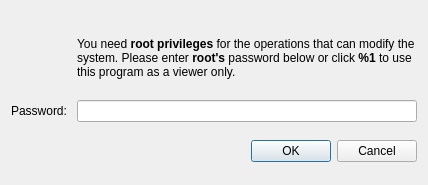
<?xml version="1.0" encoding="UTF-8"?>
<ui version="4.0">
 <class>RootDialog</class>
 <widget class="QDialog" name="RootDialog">
  <property name="geometry">
   <rect>
    <x>0</x>
    <y>0</y>
    <width>428</width>
    <height>185</height>
   </rect>
  </property>
  <property name="windowTitle">
   <string>QPacman</string>
  </property>
  <property name="windowIcon">
   <iconset resource="../QPacman/qpacman.qrc">
    <normaloff>:/pics/security-low.png</normaloff>:/pics/security-low.png</iconset>
  </property>
  <property name="modal">
   <bool>true</bool>
  </property>
  <layout class="QHBoxLayout" name="horizontalLayout">
   <item>
    <layout class="QVBoxLayout" name="verticalLayout">
     <item>
      <layout class="QGridLayout" name="gridLayout">
       <item row="0" column="0">
        <widget class="QLabel" name="label">
         <property name="sizePolicy">
          <sizepolicy hsizetype="Fixed" vsizetype="Fixed">
           <horstretch>0</horstretch>
           <verstretch>0</verstretch>
          </sizepolicy>
         </property>
         <property name="maximumSize">
          <size>
           <width>71</width>
           <height>71</height>
          </size>
         </property>
         <property name="text">
          <string/>
         </property>
         <property name="pixmap">
          <pixmap resource="../QPacman/qpacman.qrc">:/pics/dialog-password.png</pixmap>
         </property>
         <property name="scaledContents">
          <bool>false</bool>
         </property>
         <property name="alignment">
          <set>Qt::AlignLeading|Qt::AlignLeft|Qt::AlignTop</set>
         </property>
        </widget>
       </item>
       <item row="0" column="1">
        <widget class="QLabel" name="infoLabel">
         <property name="sizePolicy">
          <sizepolicy hsizetype="Expanding" vsizetype="Preferred">
           <horstretch>0</horstretch>
           <verstretch>0</verstretch>
          </sizepolicy>
         </property>
         <property name="text">
          <string>&lt;html&gt;&lt;head/&gt;&lt;body&gt;&lt;p&gt;You need &lt;span style=&quot; font-weight:600;&quot;&gt;root privileges&lt;/span&gt; for the operations that can modify the system. Please enter &lt;span style=&quot; font-weight:600;&quot;&gt;root's&lt;/span&gt; password below or click &lt;span style=&quot; font-weight:600;&quot;&gt;%1&lt;/span&gt; to use this program as a viewer only.&lt;/p&gt;&lt;/body&gt;&lt;/html&gt;</string>
         </property>
         <property name="scaledContents">
          <bool>false</bool>
         </property>
         <property name="wordWrap">
          <bool>true</bool>
         </property>
        </widget>
       </item>
       <item row="1" column="0">
        <widget class="QLabel" name="label_3">
         <property name="sizePolicy">
          <sizepolicy hsizetype="Fixed" vsizetype="Preferred">
           <horstretch>0</horstretch>
           <verstretch>0</verstretch>
          </sizepolicy>
         </property>
         <property name="text">
          <string>Password: </string>
         </property>
        </widget>
       </item>
       <item row="1" column="1">
        <widget class="QLineEdit" name="passEdit">
         <property name="sizePolicy">
          <sizepolicy hsizetype="Expanding" vsizetype="Fixed">
           <horstretch>0</horstretch>
           <verstretch>0</verstretch>
          </sizepolicy>
         </property>
         <property name="echoMode">
          <enum>QLineEdit::Password</enum>
         </property>
        </widget>
       </item>
      </layout>
     </item>
     <item>
      <widget class="QDialogButtonBox" name="buttonBox">
       <property name="orientation">
        <enum>Qt::Horizontal</enum>
       </property>
       <property name="standardButtons">
        <set>QDialogButtonBox::Cancel|QDialogButtonBox::Ok</set>
       </property>
      </widget>
     </item>
    </layout>
   </item>
  </layout>
 </widget>
 <resources>
  <include location="../QPacman/qpacman.qrc"/>
 </resources>
 <connections>
  <connection>
   <sender>buttonBox</sender>
   <signal>accepted()</signal>
   <receiver>RootDialog</receiver>
   <slot>accept()</slot>
   <hints>
    <hint type="sourcelabel">
     <x>248</x>
     <y>254</y>
    </hint>
    <hint type="destinationlabel">
     <x>157</x>
     <y>274</y>
    </hint>
   </hints>
  </connection>
  <connection>
   <sender>buttonBox</sender>
   <signal>rejected()</signal>
   <receiver>RootDialog</receiver>
   <slot>reject()</slot>
   <hints>
    <hint type="sourcelabel">
     <x>316</x>
     <y>260</y>
    </hint>
    <hint type="destinationlabel">
     <x>286</x>
     <y>274</y>
    </hint>
   </hints>
  </connection>
 </connections>
</ui>
